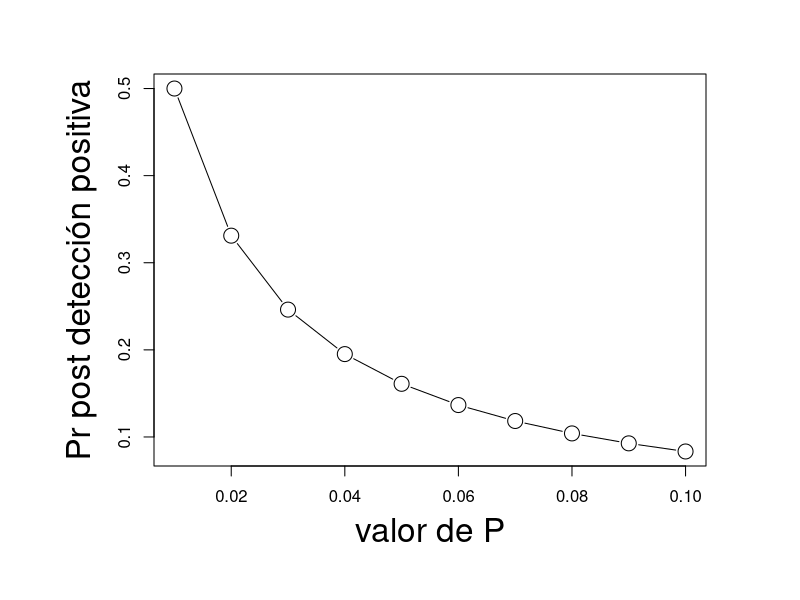
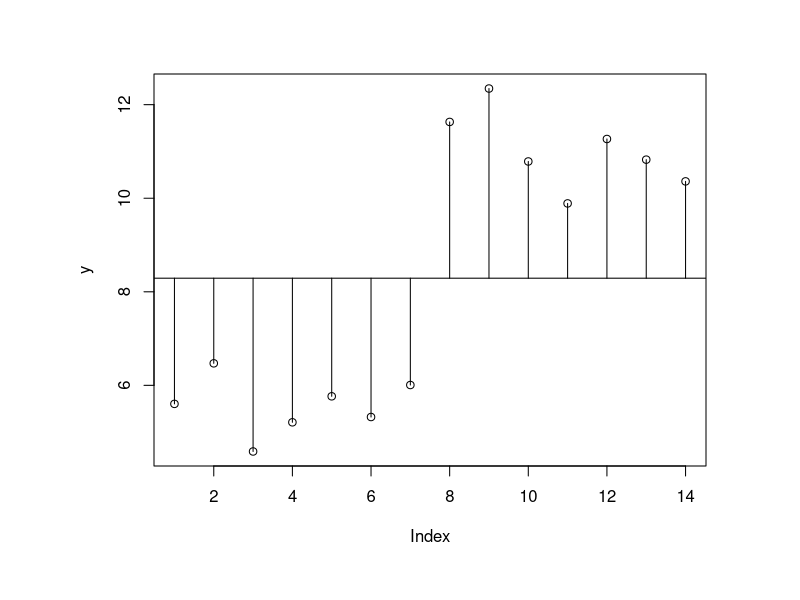
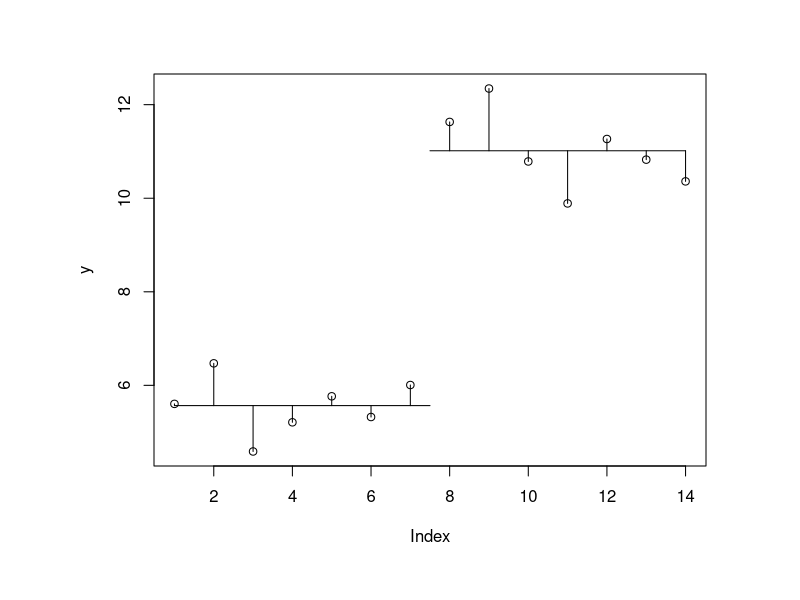
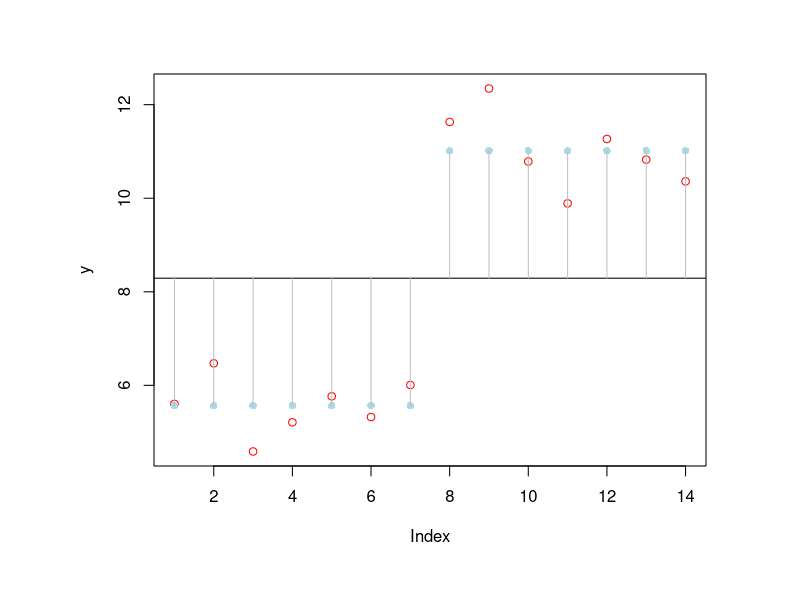

The R source for these figures, in order:
## ---- chunk 1
Pr_positivo_vampiro <- 0.95 
Pr_positivo_Mortal <- 0.01 
Pr_vampiro <- 0.001 
## ---- chunk 2
Pr_positivo <- Pr_positivo_vampiro * Pr_vampiro + Pr_positivo_Mortal * (1 - Pr_vampiro) 

Pr_vampiro_positivo <- (Pr_positivo_vampiro * Pr_vampiro) / Pr_positivo

round(Pr_vampiro_positivo, 3)
## ---- chunk 3
Pr_posterior_hallazgo_verdadero <- (0.95 * 0.01) / ((0.95 * 0.01) + (0.05 * (1-0.01)))
Pr_posterior_hallazgo_verdadero
## ---- chunk 4
ciencia <- function (pr_pos_verdadero = 0.95, pr_verdadero = 0.01)
{
    pr_falso <- 1 - pr_verdadero
    pr_pos_falso <- 1 - pr_pos_verdadero

    pr_verdadero_pos <- pr_pos_verdadero * pr_verdadero / (pr_pos_verdadero * pr_verdadero + pr_pos_falso*pr_falso)

    return(pr_verdadero_pos)
}
## ---- chunk 5
# Elegimos una serie de valores de interés
valores_de_interés <- seq(0.9, 0.99, 0.01)

# Creamos un espacio de memoria vacío para anotar ahí los cálculos
resultados <- data.frame(numeric(0), numeric(0))
for (pr in valores_de_interés) 
    resultados <- rbind(resultados, c(pr, ciencia(pr, 0.01)))

names(resultados) <- c("p_error", "p_post")
## ---- chunk 6
# Área de graficación. mar() para el margen. oma() alrededor del margen.
par(oma=c(2,3,1,2)) # abajo=2, izq=3, arriba=1, der=2
par(mar=c(4,4,2,2) + 0.7)

# Tamaño de la gráfica
options(repr.plot.width = 15, repr.plot.height = 5)

# Gráfica
plot(x = 1 - resultados$p_error, y = resultados$p_post,
     type = "b", xlab = "valor de P", ylab = "Pr post detección positiva", 
     cex = 2, cex.axis  = 1, cex.lab = 2)
## ---- chunk 7
pf(198.50, 1, 2, lower.tail=F)
pt(sqrt(198.50), 2, lower.tail = F)*2
## ---- chunk 8
anova.data <- data.frame(y=c(rnorm(7, 5.4, 1), rnorm(7, 10.8, 1)))
anova.data$f <- factor(rep(c("a", "b"), each = 7))  

## ---- chunk 9
attach(anova.data)
## ---- chunk 10
plot(y)
abline(mean(y), 0)
for (i in 1:length(y)) lines (c(i,i), c(mean(y), y[i]))
## ---- chunk 11
dist_med_y <- sum((y - mean(y))**2)
dist_med_y
## ---- chunk 12
means <- tapply(y, f, mean)
means
## ---- chunk 13
plot(y)
lines(c(1, 7.5), c(means[1], means[1]))
lines(c(7.5, 14), c(means[2], means[2]))
for (i in 1:7 ) lines (c(i,i), c(means[1], y[i]))
for (i in 8:14) lines (c(i,i), c(means[2], y[i]))
## ---- chunk 14
dist_med_s <- sum(m1=sum((y[1:7] - means[1])**2), 
                  m2=sum((y[8:14] - means[2])**2))

dist_med_s
## ---- chunk 15
modelo <- lm(y ~ f) # ¿qué estoy haciendo aquí?
plot (y, col = "red")
abline (mean(y), 0)
points(predict(modelo), pch = 16, col = "lightblue")
for (i in 1:14) lines(c(i, i), c(mean(y), predict(modelo)[i]), col = "gray")
## ---- chunk 16
dist_med_s_y <- sum(sum((rep(means[1], 7) - mean(anova.data$y))**2),  
                    sum((rep(means[2], 7) - mean(anova.data$y))**2))
dist_med_s_y
## ---- chunk 17
anova(modelo)

dist_med_y
dist_med_s
dist_med_s_y 

## ---- chunk 18
detach(anova.data)
